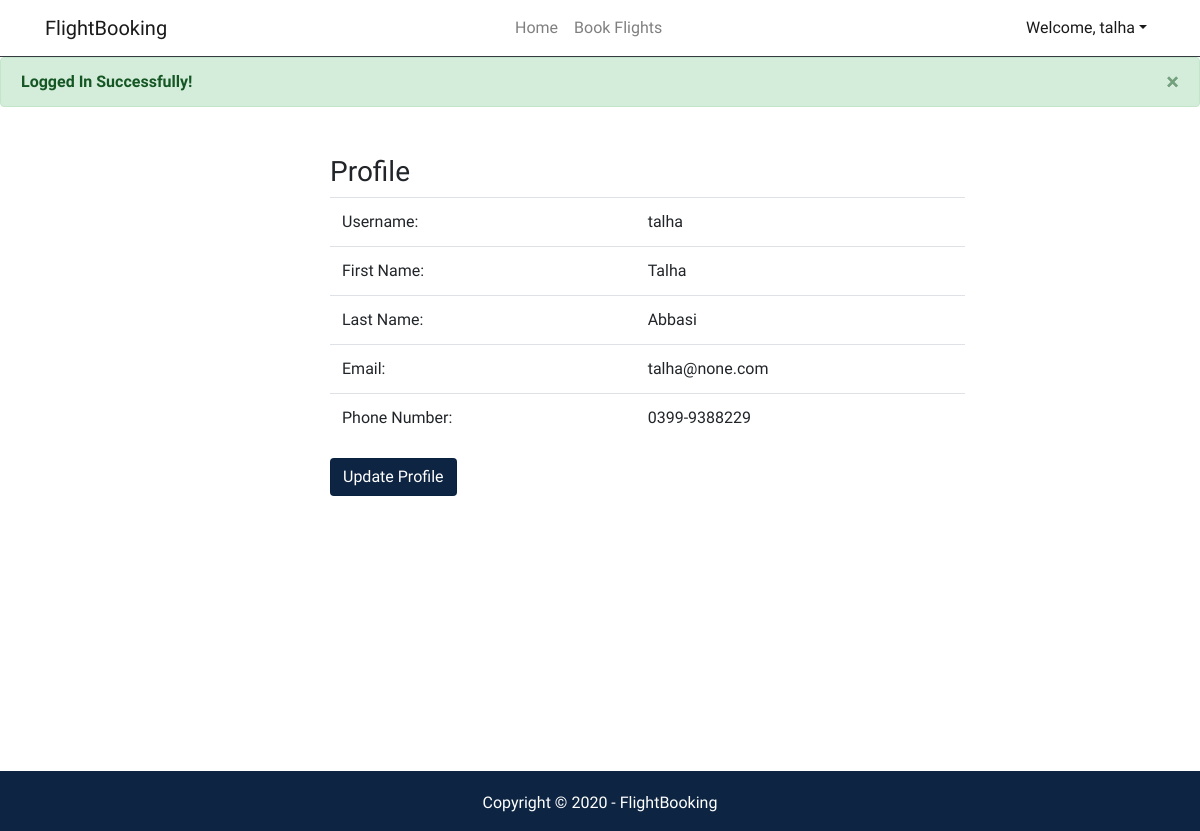
Before: /profile.php (signed in) with the older database file.
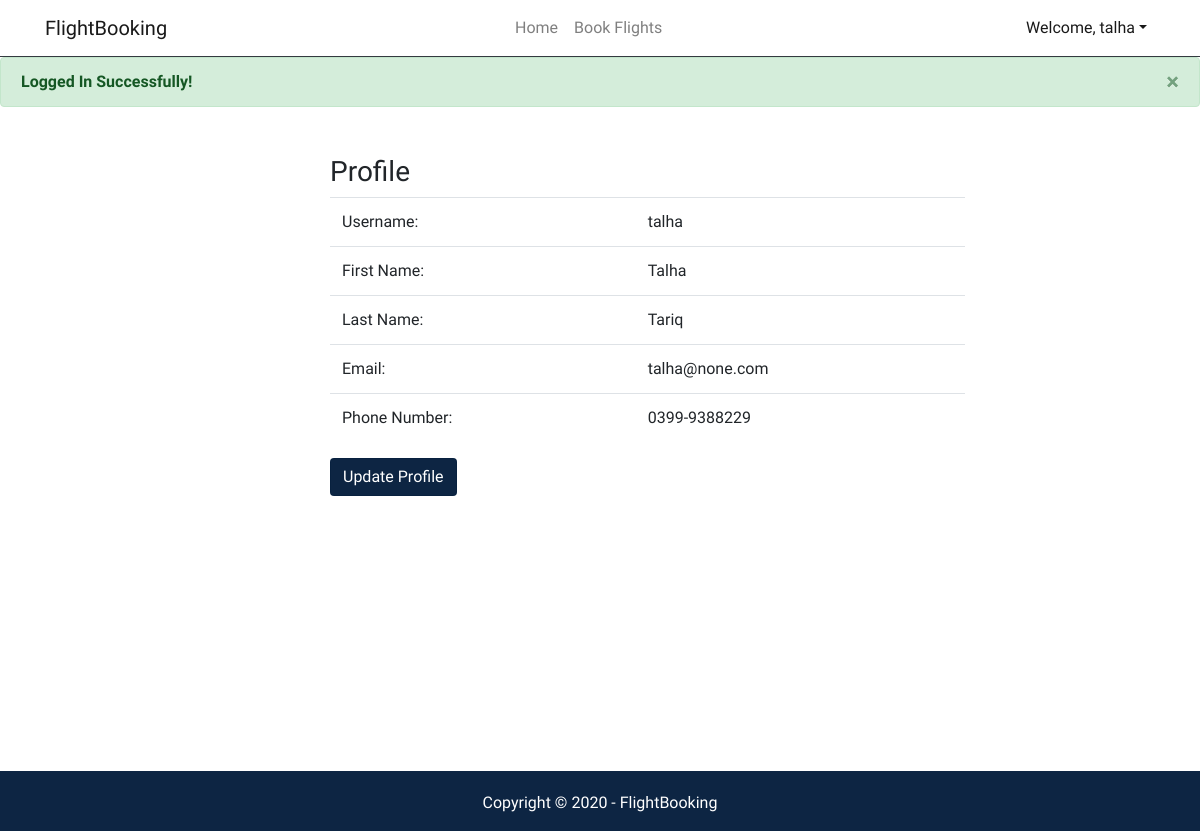
After: the same page with the newer database file.
### tables this page shows
CREATE TABLE IF NOT EXISTS `user_profile` (
  `profile_id` int(11) NOT NULL AUTO_INCREMENT,
  `user_id` int(11) NOT NULL,
  `first_name` varchar(30) NOT NULL,
  `last_name` varchar(30) NOT NULL,
  `email` varchar(30) NOT NULL,
  `phone_number` varchar(15) DEFAULT NULL,
  PRIMARY KEY (`profile_id`)
);

### include/Database/UserDB.php (called while the page is built, shortened)
<?php
class UserDB extends Database {
    public function getProfile(int $user_id) {
        $query = "SELECT * FROM user_profile WHERE user_id = $user_id LIMIT 1";
        $result = self::$mysqli->query($query);
        if($profile = $result->fetch_assoc()) {
            return $profile;
        }
        else {
            return false;
        }
    }
}

### public/profile.php (the view, shortened to what this page needs)
<?php
require_once ('../include/Database/UserDB.php');
$username = $email = $phone_number = $first_name = $last_name = null;
if(isset($_SESSION['user_id'])) {
    $user_id = $_SESSION['user_id'];
    $db = new UserDB();
    if($profile = $db->getProfile($user_id)) {
        $username = $_SESSION['username'];
        $first_name = $profile['first_name'];
        $last_name = $profile['last_name'];
        $phone_number = $profile['phone_number'];
        $email = $profile['email'];
    }
    else {
        $_SESSION['message_error'] = 'error occurred while displaying profile!';
        header('Location: index.php');
        exit;
    }
}
else {
    $_SESSION['message_error'] = "You must log in first to access your profile!";
    header("location: login.php");
    exit;
}
?>
<?php require_once('header.php'); ?>
<div class="container" style="min-height: 83vh;">
    <div class="row">
        <div class="col-sm-7 offset-md-2 offset-lg-3 mt-5">
            <h3>Profile</h3>
            <table class="table">
                <tr>
                    <td>Username: </td> <td><?=$username?></td>
                </tr>
                <tr>
                   <td>First Name: </td> <td><?=$first_name?></td>
               </tr>
                <tr>
                    <td>Last Name: </td> <td><?=$last_name?></td>
                </tr>
                <tr>
                    <td>Email: </td> <td><?=$email?></td>
                </tr>
                <tr>
                    <td>Phone Number: </td> <td><?=$phone_number?></td>
                </tr>
            </table>
            <a class="btn btn-primary" href="update_profile.php">Update Profile</a>
        </div>
    </div>
</div>
<?php require_once('footer.php');?>

Changed rows visible on the page:
changed user_profile "Talha": last_name "Abbasi" → "Tariq"
